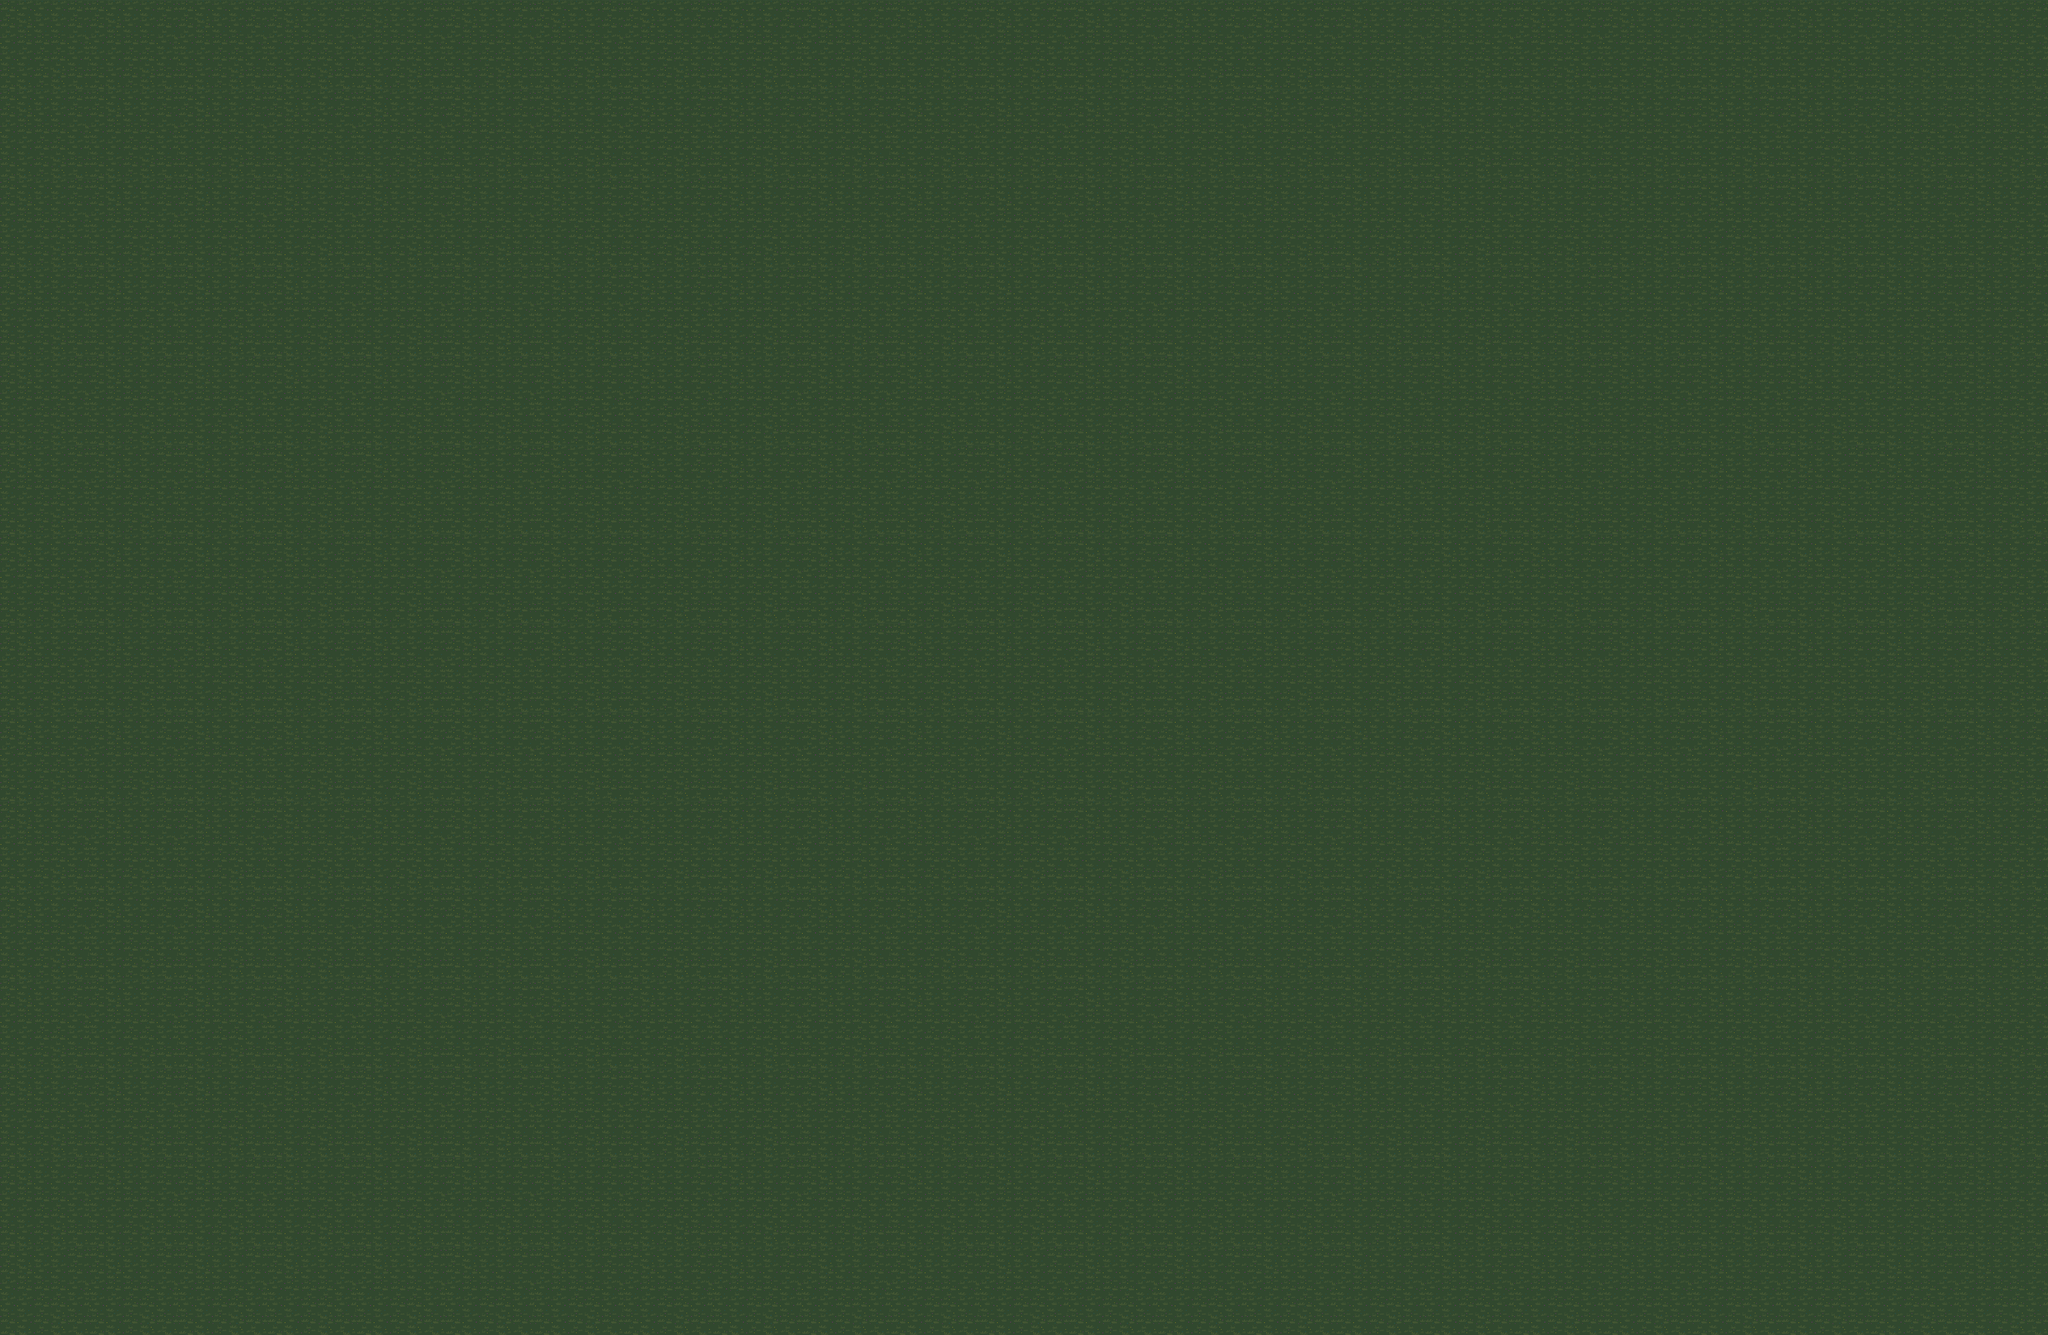

A level layout from a 2D game, rendered from its tile map. Below: a short description, then the map file with tile-grid data replaced by summaries:
An orthogonal 23x15 tile map with 250x250 px tiles, 1 tile layer (Background), 2 tilesets and 470 objects (2x water, grass, fire).

<map version="1.5" tiledversion="1.5.0" orientation="orthogonal" renderorder="right-down" width="23" height="15" tilewidth="250" tileheight="250" infinite="0" nextlayerid="6" nextobjectid="661">
 <editorsettings>
  <export target="../../MysticMayhem/assets/maps/forest.json" format="mysticmayhem" />
 </editorsettings>
 <tileset firstgid="1" source="../tilesets/decorations.tsx" />
 <tileset firstgid="5" source="../tilesets/tiles.tsx" />
 <layer id="1" name="Background" width="23" height="15">
  <data>[345 cells, 345 non-empty, 1 distinct tile ids]</data>
 </layer>
 <objectgroup id="2" name="Hitboxes">
  <object id="178" x="4864" y="2564">
   <polygon points="0,0 4,-264 -36,-108 -88,-60 -240,0" />
  </object>
  <object id="179" x="4856" y="1240">
   <polygon points="0,0 -232,8 -104,52 -44,120 4,216" />
  </object>
  <object id="129" x="116" y="1036" width="5556" height="211.152" />
  <object id="130" x="828" y="672" width="108" height="2152" />
  <object id="131" x="176" y="2516.12" width="5528" height="193.697" />
  <object id="136" x="4846" y="668" width="108" height="2188" />
  <object id="138" x="2164" y="1352" width="120" height="1460" />
  <object id="139" x="3504" y="790" width="120" height="1600" />
  <object id="536" x="924" y="1220">
   <polygon points="0,0 192,8 48,56 -4,196" />
  </object>
  <object id="537" x="924" y="2560">
   <polygon points="0,0 0,-220 44,-64 188,-4" />
  </object>
  <object id="538" x="2176" y="2572">
   <polygon points="0,0 -188,-8 -88,-112 -4,-308" />
  </object>
  <object id="539" x="2276" y="2576">
   <polygon points="0,0 180,-12 68,-76 -8,-204" />
  </object>
  <object id="541" x="3520" y="1248">
   <polygon points="0,0 -184,-8 -60,72 -4,228" />
  </object>
  <object id="542" x="3620" y="1232">
   <polygon points="0,0 -4,220 132,4" />
  </object>
 </objectgroup>
 <objectgroup id="4" name="GameObjects">
  <object id="118" template="../templates/player_spawn.tx" type="water" x="1774.55" y="1557.7" />
  <object id="119" template="../templates/player_spawn.tx" type="grass" x="1746.55" y="2317.7" />
  <object id="120" template="../templates/player_spawn.tx" type="fire" x="1150.55" y="1897.7" />
  <object id="121" template="../templates/player_spawn.tx" x="1500.55" y="1947.7" />
  <object id="122" template="../templates/swap_station.tx" x="1292.55" y="1531.7" />
  <object id="123" template="../templates/swap_station.tx" x="1338.55" y="2301.7" />
  <object id="124" template="../templates/swap_station.tx" x="1846.55" y="1897.7" />
  <object id="155" template="../templates/booster_pad.tx" x="2202" y="1282" />
  <object id="156" template="../templates/booster_pad.tx" x="3542" y="2444" />
  <object id="159" template="../templates/egg_spawn.tx" x="2320" y="1368" />
  <object id="160" template="../templates/player_spawn.tx" type="water" x="2888" y="1949.33" />
  <object id="163" template="../templates/swap_station.tx" x="3265.33" y="2308" />
  <object id="171" template="../templates/swap_station.tx" x="2573.33" y="1566.67" />
  <object id="511" template="../templates/inactive_orb.tx" x="3808.24" y="1523.52" />
  <object id="512" template="../templates/inactive_orb.tx" x="4020.24" y="1523.52" />
  <object id="515" template="../templates/inactive_orb.tx" x="4404" y="1486.67" />
  <object id="516" template="../templates/inactive_orb.tx" x="4628" y="1518.67" />
  <object id="532" template="../templates/egg_spawn.tx" x="3702" y="2476" />
  <object id="544" template="../templates/inactive_orb.tx" x="3817.33" y="1772.61" />
  <object id="545" template="../templates/inactive_orb.tx" x="4017.33" y="1768.61" />
  <object id="546" template="../templates/inactive_orb.tx" x="4409.09" y="1783.76" />
  <object id="547" template="../templates/inactive_orb.tx" x="4605.09" y="1827.76" />
  <object id="548" template="../templates/inactive_orb.tx" x="3849.33" y="1908.61" />
  <object id="549" template="../templates/inactive_orb.tx" x="4137.82" y="1924.61" />
  <object id="550" template="../templates/inactive_orb.tx" x="4497.94" y="2121.09" />
  <object id="551" template="../templates/inactive_orb.tx" x="3866.18" y="2177.94" />
  <object id="552" template="../templates/inactive_orb.tx" x="3926.18" y="2385.94" />
  <object id="553" template="../templates/inactive_orb.tx" x="4206.67" y="2257.94" />
  <object id="554" template="../templates/inactive_orb.tx" x="4577.94" y="2257.09" />
  <object id="555" template="../templates/inactive_orb.tx" x="4369.94" y="2409.09" />
  <object id="566" template="../templates/egg_spawn.tx" x="2513.33" y="2356" />
  <object id="567" template="../templates/egg_spawn.tx" x="3256" y="1550.67" />
 </objectgroup>
 <objectgroup id="3" name="Decorations">
  <object id="135" gid="2" x="827.909" y="1171.36" width="118" height="190" />
  <object id="181" gid="2" x="4045" y="1247" width="118" height="190" />
  <object id="182" gid="2" x="4841" y="1453.79" width="118" height="190" />
  <object id="183" gid="2" x="4785" y="1345.79" width="118" height="190" />
  <object id="184" gid="2" x="3933" y="1255" width="118" height="190" />
  <object id="185" gid="2" x="3901" y="1267" width="118" height="190" />
  <object id="186" gid="2" x="3737" y="1199" width="118" height="190" />
  <object id="187" gid="2" x="3605" y="1187" width="118" height="190" />
  <object id="188" gid="2" x="3473" y="1215" width="118" height="190" />
  <object id="189" gid="2" x="3373" y="1219" width="118" height="190" />
  <object id="190" gid="2" x="3193" y="1215" width="118" height="190" />
  <object id="191" gid="2" x="3065" y="1231" width="118" height="190" />
  <object id="192" gid="2" x="3353" y="1199" width="118" height="190" />
  <object id="193" gid="2" x="3529" y="1219" width="118" height="190" />
  <object id="194" gid="2" x="3661" y="1215" width="118" height="190" />
  <object id="195" gid="2" x="3701" y="1247" width="118" height="190" />
  <object id="196" gid="3" x="3764" y="1237" width="153" height="321" />
  <object id="197" gid="3" x="3708" y="1237" width="153" height="321" />
  <object id="198" gid="3" x="3528" y="1221" width="153" height="321" />
  <object id="199" gid="3" x="3296" y="1189" width="153" height="321" />
  <object id="200" gid="3" x="3500" y="1297" width="153" height="321" />
  <object id="201" gid="3" x="3468" y="1409" width="153" height="321" />
  <object id="202" gid="3" x="3520" y="1357" width="153" height="321" />
  </objectgroup>
</map>
<!-- 401 of 470 objects omitted -->
